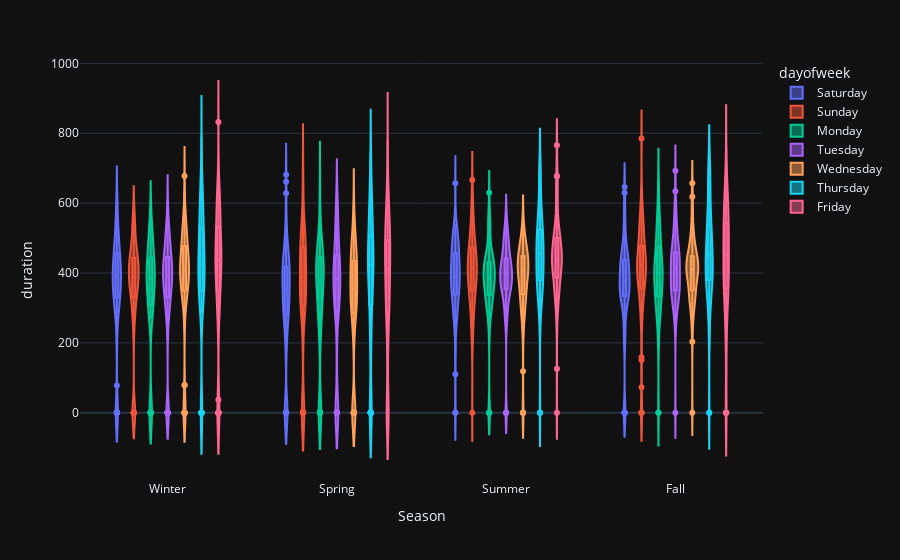

Source (notebook cell):
### Code cell
fig= px.violin(df, y='duration', x='Season', color='dayofweek',
          box=True, template='plotly_dark')
fig.show()
# fig.write_html("violin_plot.html")

### Figure 1 — Plotly figure (JSON) as saved in the notebook; plotly's stock layout.template omitted (floating-point values rounded to 4 significant figures; data arrays with more than 128 entries replaced by an {"elided": "..."} marker saying what was removed)
{"data": [{"alignmentgroup": "True", "box": {"visible": true}, "hovertemplate": "dayofweek=Saturday<br>Season=%{x}<br>duration=%{y}<extra></extra>", "legendgroup": "Saturday", "marker": {"color": "#636efa"}, "name": "Saturday", "offsetgroup": "Saturday", "orientation": "v", "scalegroup": "True", "showlegend": true, "type": "violin", "x": {"elided": "329 str values"}, "x0": " ", "xaxis": "x", "y": {"elided": "329 int values"}, "y0": " ", "yaxis": "y"}, {"alignmentgroup": "True", "box": {"visible": true}, "hovertemplate": "dayofweek=Sunday<br>Season=%{x}<br>duration=%{y}<extra></extra>", "legendgroup": "Sunday", "marker": {"color": "#EF553B"}, "name": "Sunday", "offsetgroup": "Sunday", "orientation": "v", "scalegroup": "True", "showlegend": true, "type": "violin", "x": {"elided": "329 str values"}, "x0": " ", "xaxis": "x", "y": {"elided": "329 int values"}, "y0": " ", "yaxis": "y"}, {"alignmentgroup": "True", "box": {"visible": true}, "hovertemplate": "dayofweek=Monday<br>Season=%{x}<br>duration=%{y}<extra></extra>", "legendgroup": "Monday", "marker": {"color": "#00cc96"}, "name": "Monday", "offsetgroup": "Monday", "orientation": "v", "scalegroup": "True", "showlegend": true, "type": "violin", "x": {"elided": "329 str values"}, "x0": " ", "xaxis": "x", "y": {"elided": "329 int values"}, "y0": " ", "yaxis": "y"}, {"alignmentgroup": "True", "box": {"visible": true}, "hovertemplate": "dayofweek=Tuesday<br>Season=%{x}<br>duration=%{y}<extra></extra>", "legendgroup": "Tuesday", "marker": {"color": "#ab63fa"}, "name": "Tuesday", "offsetgroup": "Tuesday", "orientation": "v", "scalegroup": "True", "showlegend": true, "type": "violin", "x": {"elided": "329 str values"}, "x0": " ", "xaxis": "x", "y": {"elided": "329 int values"}, "y0": " ", "yaxis": "y"}, {"alignmentgroup": "True", "box": {"visible": true}, "hovertemplate": "dayofweek=Wednesday<br>Season=%{x}<br>duration=%{y}<extra></extra>", "legendgroup": "Wednesday", "marker": {"color": "#FFA15A"}, "name": "Wednesday", "offsetgroup": "Wednesday", "orientation": "v", "scalegroup": "True", "showlegend": true, "type": "violin", "x": {"elided": "329 str values"}, "x0": " ", "xaxis": "x", "y": {"elided": "329 int values"}, "y0": " ", "yaxis": "y"}, {"alignmentgroup": "True", "box": {"visible": true}, "hovertemplate": "dayofweek=Thursday<br>Season=%{x}<br>duration=%{y}<extra></extra>", "legendgroup": "Thursday", "marker": {"color": "#19d3f3"}, "name": "Thursday", "offsetgroup": "Thursday", "orientation": "v", "scalegroup": "True", "showlegend": true, "type": "violin", "x": {"elided": "329 str values"}, "x0": " ", "xaxis": "x", "y": {"elided": "329 int values"}, "y0": " ", "yaxis": "y"}, {"alignmentgroup": "True", "box": {"visible": true}, "hovertemplate": "dayofweek=Friday<br>Season=%{x}<br>duration=%{y}<extra></extra>", "legendgroup": "Friday", "marker": {"color": "#FF6692"}, "name": "Friday", "offsetgroup": "Friday", "orientation": "v", "scalegroup": "True", "showlegend": true, "type": "violin", "x": {"elided": "329 str values"}, "x0": " ", "xaxis": "x", "y": {"elided": "329 int values"}, "y0": " ", "yaxis": "y"}], "layout": {"legend": {"title": {"text": "dayofweek"}, "tracegroupgap": 0}, "margin": {"t": 60}, "violinmode": "group", "xaxis": {"anchor": "y", "domain": [0, 1], "title": {"text": "Season"}}, "yaxis": {"anchor": "x", "domain": [0, 1], "title": {"text": "duration"}}}}
